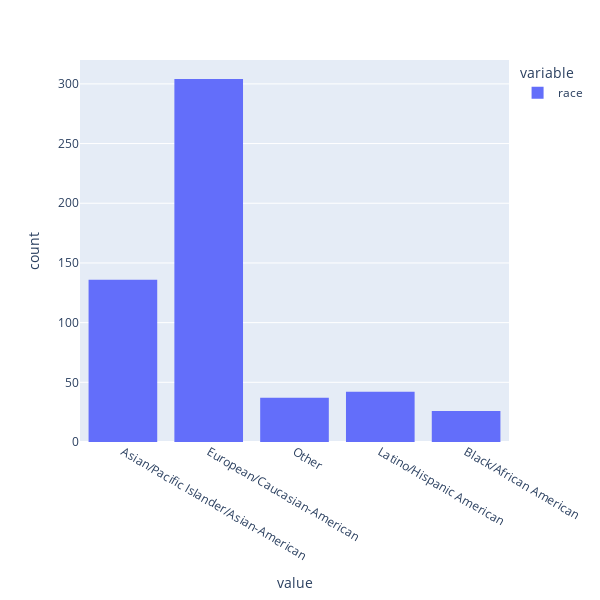

Here is the notebook cell this chart was saved with:
### Code cell
fig = px.histogram(
    race_df,
    height=600,
    width=600
)

fig.show()

### Figure 1 — Plotly figure (JSON) as saved in the notebook; plotly's stock layout.template omitted (floating-point values rounded to 4 significant figures; data arrays with more than 128 entries replaced by an {"elided": "..."} marker saying what was removed)
{"data": [{"alignmentgroup": "True", "bingroup": "x", "hovertemplate": "variable=race<br>value=%{x}<br>count=%{y}<extra></extra>", "legendgroup": "race", "marker": {"color": "#636efa", "pattern": {"shape": ""}}, "name": "race", "offsetgroup": "race", "orientation": "v", "showlegend": true, "type": "histogram", "x": {"elided": "551 str values"}, "xaxis": "x", "yaxis": "y"}], "layout": {"barmode": "relative", "height": 600, "legend": {"title": {"text": "variable"}, "tracegroupgap": 0}, "margin": {"t": 60}, "width": 600, "xaxis": {"anchor": "y", "domain": [0, 1], "title": {"text": "value"}}, "yaxis": {"anchor": "x", "domain": [0, 1], "title": {"text": "count"}}}}
